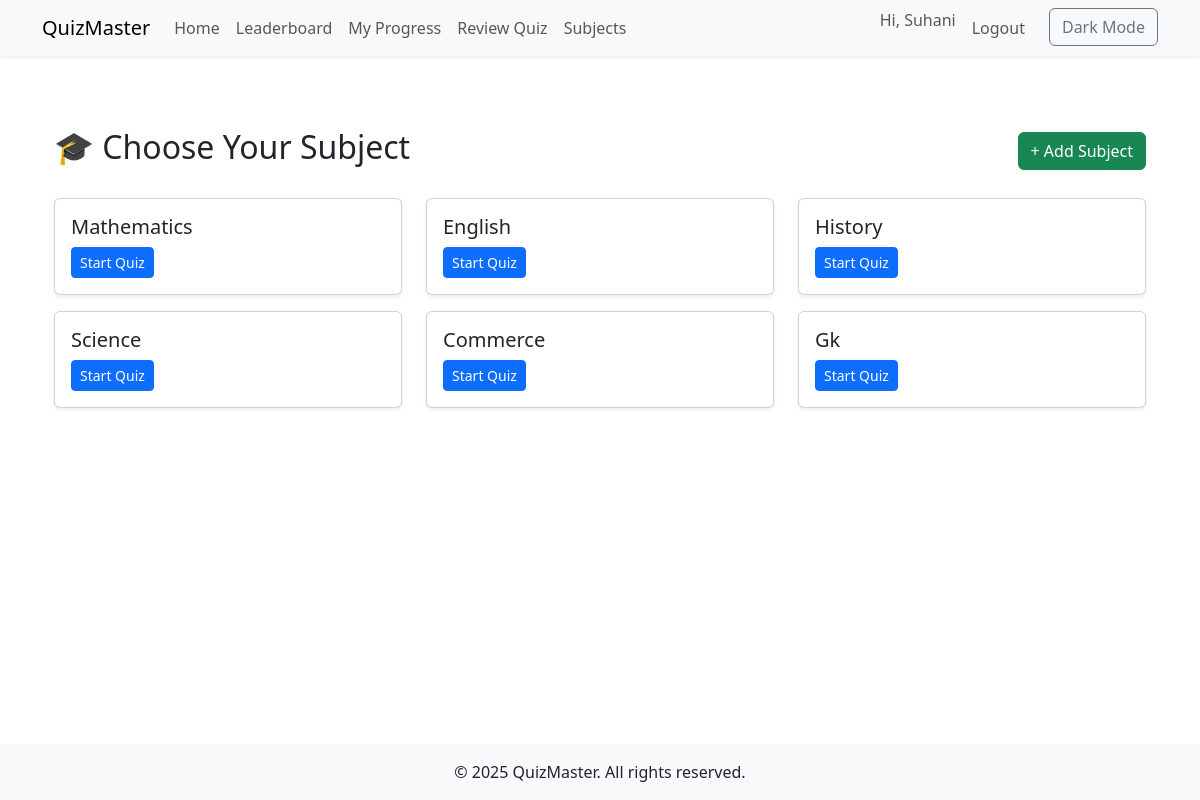
Page /subjects/ (signed in) on the committed database.
### quiz/models.py (models this page shows, shortened)
class Category(models.Model):
    name = models.CharField(max_length=100)

### quiz/views.py (the view)
# urls.py: path('subjects/', views.subject_list, name='subject_list'),
@login_required
def subject_list(request):
    categories = Category.objects.all()
    return render(request, 'quiz/subject_list.html', {'categories': categories})

### templates/quiz/subject_list.html
{% extends 'base.html' %}
{% block content %}
<div class="container mt-5">
    <div class="d-flex justify-content-between align-items-center mb-4">
        <h2>🎓 Choose Your Subject</h2>
        <a href="{% url 'add_subject' %}" class="btn btn-success">+ Add Subject</a>
    </div>
    {% if categories %}
    <div class="row">
        {% for category in categories %}
        <div class="col-md-4 mb-3">
            <div class="card shadow-sm">
                <div class="card-body">
                    <h5 class="card-title">{{ category.name }}</h5>
                    <a href="{% url 'quiz_by_subject' category.id %}" class="btn btn-primary btn-sm">Start Quiz</a>
                </div>
            </div>
        </div>
        {% endfor %}
    </div>
    {% else %}
    <p class="text-muted">No subjects available yet.</p>
    {% endif %}
</div>
{% endblock %}

### templates/base.html (shortened to what this page needs)
<!DOCTYPE html>
<html lang="en">
<head>
  <link href="https://cdn.jsdelivr.net/npm/bootstrap@5.3.0/dist/css/bootstrap.min.css" rel="stylesheet">
</head>
<body class="d-flex flex-column min-vh-100">
  <nav class="navbar navbar-expand-lg navbar-light bg-light shadow-sm">
    <div class="container">
      <a class="navbar-brand" href="{ % url 'quiz_list' % }">QuizMaster</a>
      <div class="collapse navbar-collapse" id="navMenu">
        <ul class="navbar-nav me-auto mb-2 mb-lg-0">
          <li class="nav-item"><a class="nav-link" href="{% url 'quiz_list' %}">Home</a></li>
          <li class="nav-item"><a class="nav-link" href="{% url 'leaderboard' %}">Leaderboard</a></li>
          <li class="nav-item"><a class="nav-link" href="{% url 'user_progress' %}">My Progress</a></li>
          <li class="nav-item"><a class="nav-link" href="{% url 'review' %}">Review Quiz</a></li>
          <li class="nav-item">
            <a class="nav-link" href="{% url 'subject_list' %}">Subjects</a>
          </li>
        </ul>
        <ul class="navbar-nav ms-auto">
          {% if user.is_authenticated %}
            <li class="nav-item"><span class="navbar-text me-2">Hi, {{ user.username }}</span></li>
            <li class="nav-item"><a class="nav-link" href="/logout/">Logout</a></li>
          {% else %}
            <li class="nav-item"><a class="nav-link" href="/login/">Login</a></li>
            <li class="nav-item"><a class="nav-link" href="/register/">Register</a></li>
          {% endif %}
          <li class="nav-item"><button class="btn btn-outline-secondary ms-3" onclick="toggleDarkMode()">Dark Mode</button></li>
        </ul>
      </div>
    </div>
  </nav>
  <main class="container flex-fill py-4">
    {% block content %}{% endblock %}
  </main>
  <footer class="bg-light text-center py-3 mt-auto">
    <div class="container">&copy; 2025 QuizMaster. All rights reserved.</div>
  </footer>
</body>
</html>

### rows in the picture
Category: name "Mathematics"
Category: name "English"
Category: name "History"
Category: name "Science"
Category: name "Commerce"
Category: name "Gk"

### other values in the picture
{{ user.username }} "Suhani"
